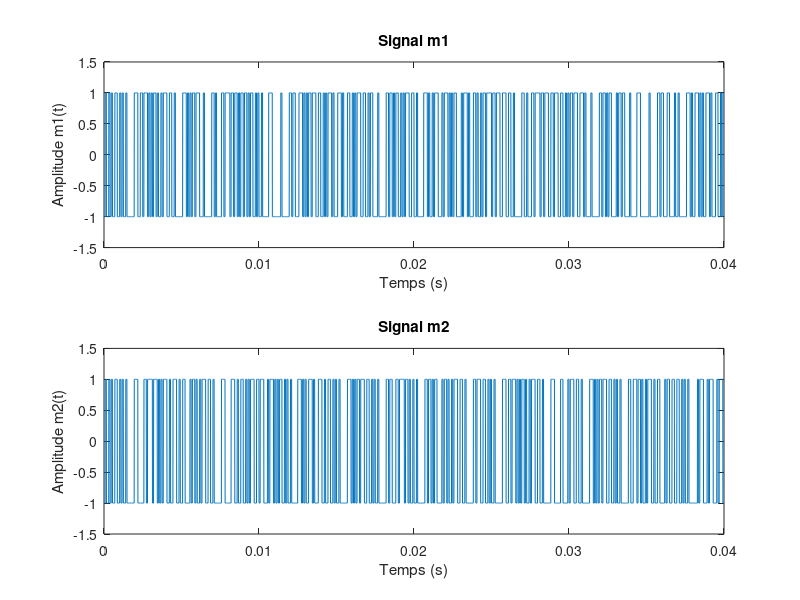
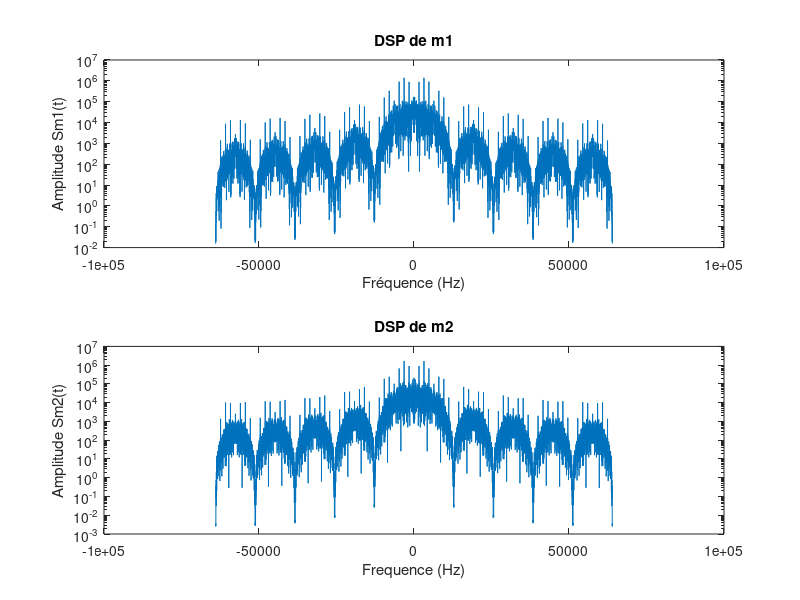
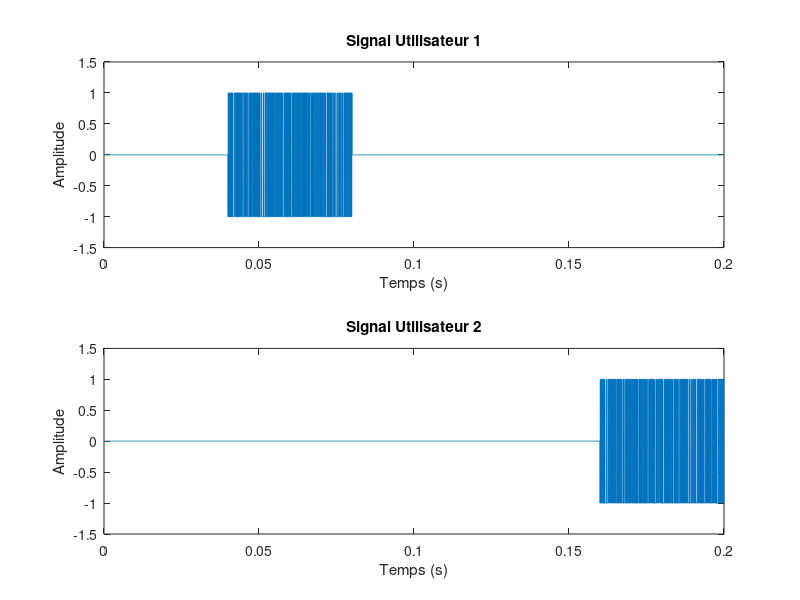
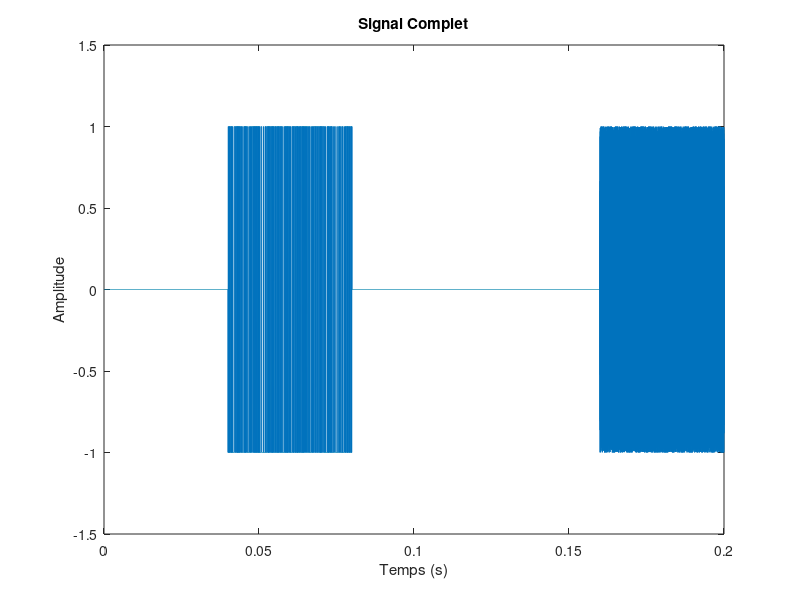

Write the MATLAB code that produced these figures, in order. (Note: this script raises an error after producing the figures.)
load('donnees1.mat');
load('donnees2.mat');

% Initialisation des données
f1 = 0;
f2 = 46000;
Tslot = 0.04;
Fe = 128000;
Te = 1/Fe;
Ns = 10;
Ts = Ns*Te;

%% 3.2.1 Modulation bande base

% Création des signaux m1(t) et m2(t)
m1 = kron(2*bits_utilisateur1 -1, ones(1,Ns));
m2 = kron(2*bits_utilisateur2 -1, ones(1,Ns));

% Tracé des signaux m1(t) et m2(t)
t = linspace(0, Tslot, length(m1));
figure; subplot(2,1,1); plot(t, m1);
title("Signal m1");
xlabel("Temps (s)")
ylabel("Amplitude m1(t)");
ylim([-1.5,1.5]);

subplot(2,1,2); plot(t, m2);
title("Signal m2");
xlabel("Temps (s)")
ylabel("Amplitude m2(t)");
ylim([-1.5,1.5]);

% Calcul des transformées de fourier de m1 et m2
M1 =fft(m1);
M2 =fft(m2);

% Calcul des densités spectrales de puissance
Sm1 = abs(M1).^2;
Sm2 = abs(M2).^2;

% Tracé des densités spectrales de puissance
f = linspace(-Fe/2, Fe/2, length(M1));
figure; subplot(2,1,1); semilogy(f, fftshift(Sm1));
title("DSP de m1");
xlabel("Fréquence (Hz)")
ylabel("Amplitude Sm1(t)");

subplot(2,1,2); semilogy(f, fftshift(Sm2));
title("DSP de m2");
xlabel("Frequence (Hz)")
ylabel("Amplitude Sm2(t)");

%% 3.2.2 Construction du signal MF-TDMA

N = length(m1);
% Construction des slots
Signal1 = zeros (1,5*N);
Signal1(N+1:2*N) = m1;

Signal2 = zeros (1,5*N);
Signal2(4*N+1:5*N) = m2;

NP = 2^nextpow2(length(Signal1));

% Tracé des signaux
t = linspace(0, 5*Tslot, length(Signal1));
figure; subplot(2,1,1); plot(t, Signal1);
title("Signal Utilisateur 1");
xlabel("Temps (s)")
ylabel("Amplitude");
ylim([-1.5,1.5]);

subplot(2,1,2); plot(t, Signal2);
title("Signal Utilisateur 2");
xlabel("Temps (s)")
ylabel("Amplitude");
ylim([-1.5,1.5]);

% Modulation d'amplitude
x1 = Signal1.*cos(2*pi*f1*t);
x2 = Signal2.*cos(2*pi*f2*t);

% signal MF-TDMA
SNRdb = 100;
Ps = mean (abs(x1 + x2).^2);
Pb = Ps/(10^(SNRdb/10));
n = randn (1, length(Signal1))*sqrt(Pb);
x = x1 + x2 + n;

% Tracé de x
figure; plot(t, x);
title("Signal Complet");
xlabel("Temps (s)");
ylabel("Amplitude");

% Calcul de la transformée de fourier de x
X =fft(x, NP);

% Calcul de la DSP de x
Sx = abs(X).^2;

% Tracé de la DSP de x
f = linspace(-Fe/2, Fe/2, length(Sx));
figure; semilogy(f, fftshift(abs(Sx)));
title("DSP de x");
xlabel("Fréquence (Hz)")
ylabel("Amplitude Sx(f)");

%% 4.1.1 Synthèse du filtre passe-bas

% Création filtre passe bas et TF
fc = f2/2;
N = 101;
k = (-(N-1)/2 : (N-1)/2);
filtre_bas = 2*(fc/Fe)*sinc(2*k*(fc/Fe));
TF_filtre_bas = fft(filtre_bas, NP);

% Tracé de la réponse impulsionnelle
figure;
plot (k,filtre_bas);
title("Tracé de la réponse impulsionnelle du filtre bas");
xlabel("Temps (s)");
ylabel("Réponse impulsionnelle");

% Tracé de la réponse en fréquence
figure; 
semilogy (linspace(-Fe/2, Fe/2, length(TF_filtre_bas)), fftshift(abs(TF_filtre_bas)));
title("Tracé de la réponse en fréquence du filtre bas");
xlabel("Frequence (Hz)");
ylabel("Réponse en fréquence");

% Verification du filtre
Sxnormalise = ((1/max(abs(Sx))) * abs(Sx));
figure;
plot (linspace(-Fe/2, Fe/2, length(TF_filtre_bas)), fftshift(abs(TF_filtre_bas))); hold;
plot (f, fftshift(abs(Sxnormalise)));
title("Verification du filtre passe-bas");
xlabel("Frequence (Hz)");
ylabel("Amplitude")
legend("Filtre passe-bas","DSP Normalisée")

%% 4.1.2 Synthèse du ltre passe-haut

% Création filtre passe haut et TF
filtre_haut = -filtre_bas;
filtre_haut((N-1)/2+1) = 1 - filtre_bas((N-1)/2+1);
TF_filtre_haut = fft(filtre_haut, NP);

% Tracé de la réponse impulsionnelle
figure;
plot (k,filtre_haut);
title("Tracé de la réponse impulsionnelle du filtre haut");
xlabel("Temps (s)");
ylabel("Réponse impulsionnelle");

% Tracé de la réponse en fréquence
figure; 
semilogy (linspace(-Fe/2, Fe/2, length(TF_filtre_haut)), fftshift(abs(TF_filtre_haut)));
title("Tracé de la réponse en fréquence du filtre haut");
xlabel("Frequence (Hz)");
ylabel("Réponse en fréquence");

% Verification du filtre
figure;
plot (linspace(-Fe/2, Fe/2, length(TF_filtre_haut)), fftshift(abs(TF_filtre_haut))); hold;
plot (f, fftshift(abs(Sxnormalise)));
title("Verification du filtre passe-haut");
xlabel("Frequence (Hz)");
ylabel("Amplitude");
legend("Filtre passe-bas","DSP Normalisée");

%% 4.1.3 Filtrage

% Calcul des signaux filtrés
x1_filtre = conv(x,filtre_bas,'same');
x2_filtre = conv(x,filtre_haut,'same');

% Tracé des signaux filtrés
figure;
subplot(2,1,1); plot (t, x1_filtre);
title("Signal utilisateur 1 filtré")
xlabel("Temps (s)");
ylabel("Amplitude");
subplot(2,1,2); plot (t, x2_filtre);
title("Signal utilisateur 2 filtré")
xlabel("Temps (s)");
ylabel("Amplitude");

%% 4.2 Retour en bande de base

% Calcul des signaux avec retour en bande de base
x1_base = x1_filtre;
filtre_bas2 = 2*(f2/Fe)*sinc(2*k*(f2/Fe));
x2_base = conv(x2_filtre.*cos(2*pi*f2*t),filtre_bas2,'same');

% Tracé des signaux avec retour en bande de base
figure;
subplot(2,1,1); plot (t, x1_base);
title("Signal utilisateur 1 avec retour en bande de base")
xlabel("Temps (s)");
ylabel("Amplitude");
subplot(2,1,2); plot (t, x2_base);
title("Signal utilisateur 2 avec retour en bande de base")
xlabel("Temps (s)");
ylabel("Amplitude");

%% 4.3 Détection du slot utile

% Détection du slot utile pour l'utilisateur 1
N = length(m1);
E_max = 0;

for i = 1:5
   X = x1_base(N*(i-1)+1:N*i);
   % Calcul de l'énergie dans le slot i
   DSP = abs(X).^2;
   F = griddedInterpolant([N*(i-1)+1:N*i],DSP);
   fun = @(t) F(t);
   E = integral(fun, N*(i-1)+1, N*i);
   % Calcul du maximum d'énergie
   if E > E_max
      i_max = i;
      E_max = E;
   end
end

m1_retrouve = x1_base(N*(i_max-1)+1:N*i_max);


% Détection du slot utile pour l'utilisateur 1
N = length(m1);
E_max = 0;

for i = 1:5
   X = x2_base(N*(i-1)+1:N*i);
   % Calcul de l'énergie dans le slot i
   DSP = abs(X).^2;
   F = griddedInterpolant([N*(i-1)+1:N*i],DSP);
   fun = @(t) F(t);
   E = integral(fun, N*(i-1)+1, N*i);
   % Calcul du maximum d'énergie
   if E > E_max
      i_max = i;
      E_max = E;
   end
end

m2_retrouve = x2_base(N*(i_max-1)+1:N*i_max);

%% 4.4 Démodulation bande de base

% Démodulation bande de base pour l'utilisateur 1
SignalFiltre1 = conv(m1_retrouve,ones(1,Ns),'same');
SignalEchantillonne1 = SignalFiltre1(1 :Ns :end);
BitsRecuperes1 = (sign(SignalEchantillonne1)+1)/2;

% Démodulation bande de base pour l'utilisateur 1
SignalFiltre2 = conv(m2_retrouve,ones(1,Ns),'same');
SignalEchantillonne2 = SignalFiltre2(1 :Ns :end);
BitsRecuperes2 = (sign(SignalEchantillonne2)+1)/2;

% Conversion des bits récupérés en chaine de caractère
message1 = bin2str(BitsRecuperes1);
disp(message1);
message2 = bin2str(BitsRecuperes2);
disp(message2);
